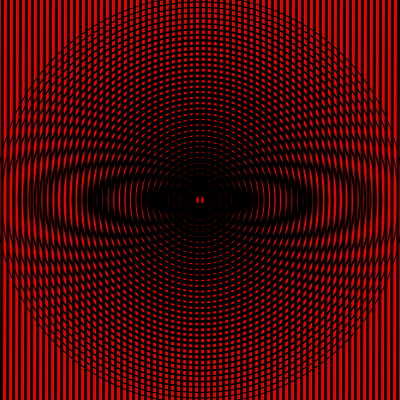
Frame 1 (no input)
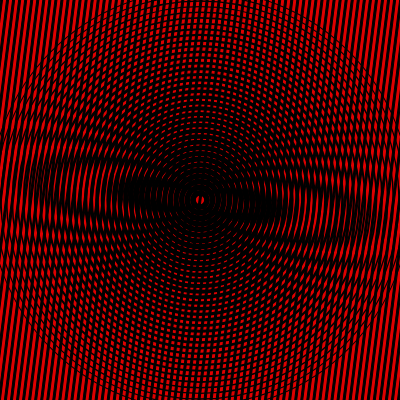
Frame 60 (no input)
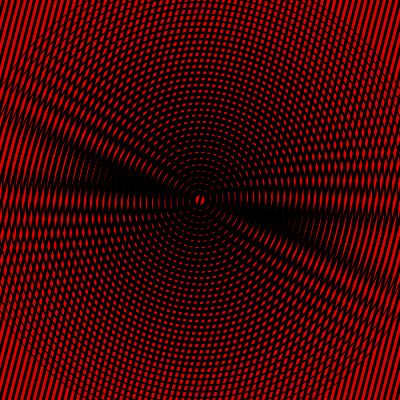
Frame 120 (the mouse pressed at the canvas centre since frame 60)

The p5.js sketch that drew these frames (run headless with seeded random() and noise() and a simulated clock; from frame 60 on, the mouse is pressed at the canvas centre):

// p5.js sketch
// ── sketch.js
// Sketch 3: breathing circle on top of rotating stripes

// --- setting up the variables ---
let scarl3NoisePosition = 0;
let scarl3speed = 0.01;

function setup() {
  createCanvas(400, 400);
  angleMode(DEGREES);
  rectMode(CENTER);
  colorMode(HSB);
}

function draw() {
  // create two diff noise values
  let noiseVal1 = noise(scarl3NoisePosition);
  let noiseVal2 = noise(scarl3NoisePosition + 100);

  // using noise to create a smooth transitioning red background
  let colorVal = map(noiseVal1, 0, 1, 80, 100);
  background(0, 100, colorVal);

  // --- draw a dense striped pattern for background ---

  // rotate it smoothly using milli()
  let rotation = (millis() / 50000) * 360;

  for (let i = -300; i < 300; i += 6) {
    push();
    translate(200, 200);
    rotate(rotation);
    strokeWeight(1);
    fill(0);
    rect(i, 0, 2, 600);
    pop();
  }

  // increment noise position for smooth animation
  scarl3NoisePosition += scarl3speed;

  // --- drawing the breathing circle ---

  // map noise value to a scale factor for the circle
  let scale = map(noiseVal2, 0, 1, 1, 2.5);

  push();

  translate(200, 200);

  stroke(0);
  noFill();

  // draw concentric circles (rings)
  // the stroke weight gets smaller as size increases
  for (let i = 10; i < 300; i += 8) {
    strokeWeight(6 - i / 60);
    circle(0, 0, i * scale);
  }
  pop();
}
